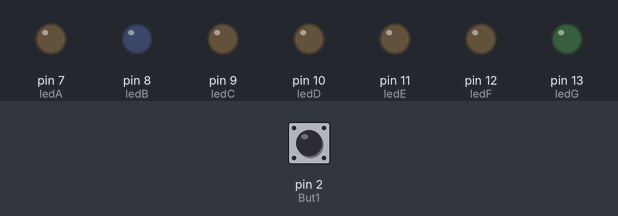
The sketch below on a simulated Arduino Uno, built with avr-gcc and run on an emulated ATmega328P. Parts: output pins drawn as LEDs (lit = HIGH). Inputs (shaded band) come from the test bench; at power-on: pin 2 (But1) LOW.

Above: at 1.2 s.
1.3 s: pin 2 (But1) pulled HIGH for 0.15 s
At 1.6 s:
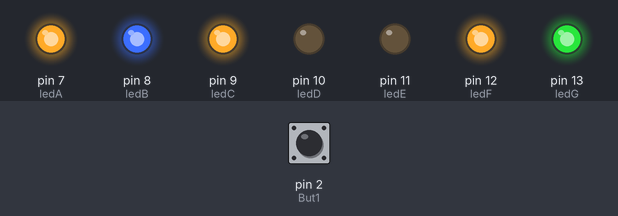
4.4 s: pin 2 (But1) pulled HIGH for 1 s
At 5.9 s:
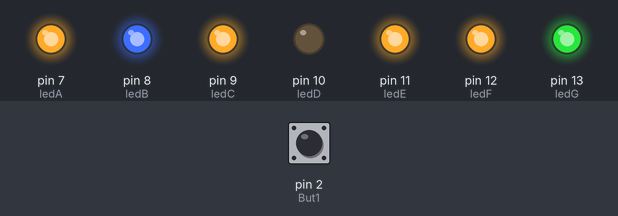
8.4 s: pin 2 (But1) pulled HIGH for 3.2 s
At 10.9 s:
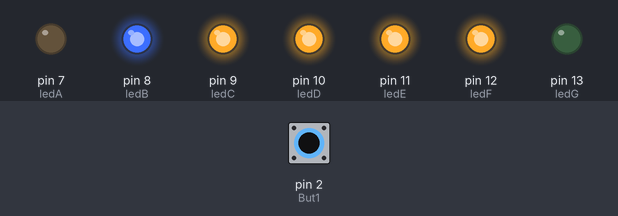
Timing chart, 0 to 15.9 s (numbered marks = the images above; inputs shaded):
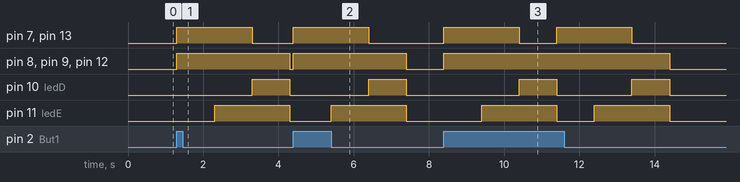

The sketch:

Display_Nom.ino
```cpp
//int LedPin [] {7,8,9,10,11,12,13};
//int lednum = 7;
const int ledA = 7;
const int ledB = 8;
const int ledC = 9;
const int ledD = 10;
const int ledE = 11;
const int ledF = 12;
const int ledG = 13;
const int But1 = 2;
bool started = false;

void setup() {
 Serial.begin(9600);
  pinMode(ledA, OUTPUT);     // definir el pin 5 com una sortida
  pinMode(ledB, OUTPUT);     // definir el pin 6 com una sortida
  pinMode(ledC, OUTPUT);     // definir el pin 7 com una sortida
  pinMode(ledD, OUTPUT);     // definir el pin 8 com una sortida
  pinMode(ledE, OUTPUT);     // definir el pin 9 com una sortida
  pinMode(ledF, OUTPUT);     // definir el pin 10 com una sortida
  pinMode(ledG, OUTPUT);     // definir el pin 11 com una sortida
  pinMode(But1, INPUT);
}

  void loop() {


    if (ButtonClicked(But1)){

      LedSequence();
     }


}


void TurnOnLedWhenBut1Clicked (int led){
  TurnOnLed(led,ButtonClicked (But1));
}

void LedSequence(){
  if (!started) // o (started == false)
  {
    started = true;
    int delayTime = 1000;

    TurnOnLed (ledA, true);
    TurnOnLed (ledB, true);
    TurnOnLed (ledC, true);
    TurnOnLed (ledD, false);
    TurnOnLed (ledE, false);
    TurnOnLed (ledF, true);
    TurnOnLed (ledG, true);

    delay (delayTime);

    TurnOnLed (ledA, true);
    TurnOnLed (ledB, true);
    TurnOnLed (ledC, true);
    TurnOnLed (ledD, false);
    TurnOnLed (ledE, true);
    TurnOnLed (ledF, true);
    TurnOnLed (ledG, true);

    delay (delayTime);

    TurnOnLed (ledA, false);
    TurnOnLed (ledB, true);
    TurnOnLed (ledC, true);
    TurnOnLed (ledD, true);
    TurnOnLed (ledE, true);
    TurnOnLed (ledF, true);
    TurnOnLed (ledG, false);

    delay (delayTime);

    started = false;
    TurnOnAllLeds (started);
  }
}
void TurnOnAllLeds(bool on)
{
    TurnOnLed(ledA, on);
    TurnOnLed(ledB, on);
    TurnOnLed(ledC, on);
    TurnOnLed(ledD, on);
    TurnOnLed(ledE, on);
    TurnOnLed(ledF, on);
    TurnOnLed(ledG, on);
}

// metodes suport reutilitzables wey, no mames

void TurnOnLed (int led, bool on){
    digitalWrite(led, on ? 1 : 0);

}
bool ButtonClicked (int button){
  return digitalRead (button)== 1 ;
}

// TurnOnLedWhenBut1Clicked (ledF);
//TurnOnLed(ledA,ButtonClicked (But1));
//  digitalWrite(ledB,ButtonClicked (But1) ? 1 : 0 );
//  digitalWrite(ledC, 0);
//  TurnOnLed(ledD, false);
```

Measured:
- after the input at 1.3 s, pin 7 (ledA), pin 13 (ledG): LOW → HIGH at once, → LOW 2.0 s later; pin 8 (ledB), pin 9 (ledC), pin 12 (ledF): LOW → HIGH at once, → LOW 3.0 s later; pin 10 (ledD): LOW → HIGH after 2.0 s, → LOW 1.0 s later; pin 11 (ledE): LOW → HIGH after 1.0 s, → LOW 2.0 s later
- after the input at 4.4 s, pin 7 (ledA), pin 13 (ledG): LOW → HIGH at once, → LOW 2.0 s later; pin 8 (ledB), pin 9 (ledC), pin 12 (ledF): LOW → HIGH at once, → LOW 3.0 s later; pin 10 (ledD): LOW → HIGH after 2.0 s, → LOW 1.0 s later; pin 11 (ledE): LOW → HIGH after 1.0 s, → LOW 2.0 s later
- after the input at 8.4 s, pin 7 (ledA): alternates HIGH for 2.0 s and LOW for 1.0 s, 4 changes in all, then stays LOW, starting at once; pin 8 (ledB): LOW → HIGH at once, → LOW 6.0 s later
